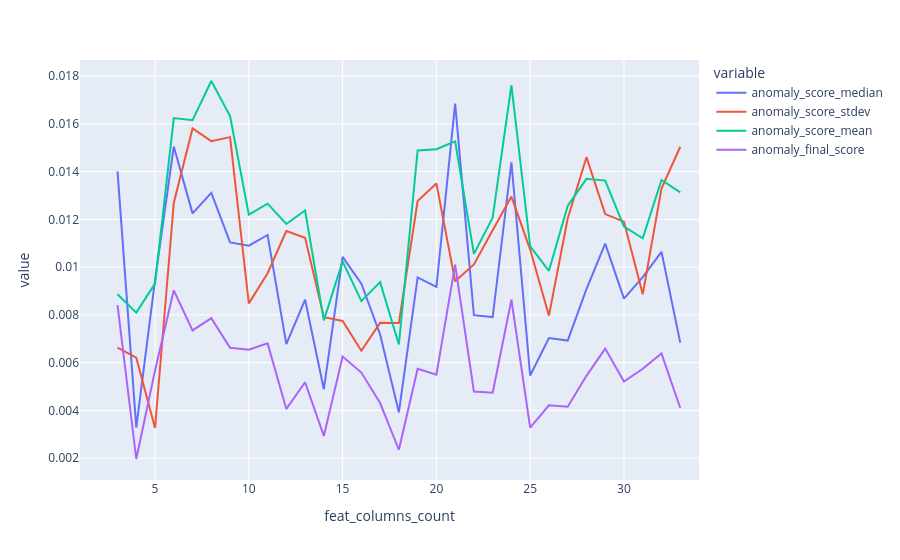

The cell this chart's notebook holds for it:
### Code cell
px.line(anomaly_aggs_df, x='feat_columns_count', y=['anomaly_score_median', 'anomaly_score_stdev', 'anomaly_score_mean', 'anomaly_final_score']).show()

### Figure 1 — Plotly figure (JSON) as saved in the notebook; plotly's stock layout.template omitted (floating-point values rounded to 4 significant figures)
{"data": [{"hovertemplate": "variable=anomaly_score_median<br>feat_columns_count=%{x}<br>value=%{y}<extra></extra>", "legendgroup": "anomaly_score_median", "line": {"color": "#636efa", "dash": "solid"}, "marker": {"symbol": "circle"}, "mode": "lines", "name": "anomaly_score_median", "orientation": "v", "showlegend": true, "type": "scatter", "x": [34, 1, 2, 3, 4, 5, 6, 7, 8, 9, 10, 11, 12, 13, 14, 15, 16, 17, 18, 19, 20, 21, 22, 23, 24, 25, 26, 27, 28, 29, 30, 31, 32, 33], "xaxis": "x", "y": [0.01135, NaN, NaN, 0.01401, 0.00328, 0.009453, 0.01505, 0.01225, 0.01311, 0.01104, 0.0109, 0.01135, 0.006774, 0.008637, 0.00489, 0.01043, 0.009311, 0.007184, 0.003925, 0.009569, 0.009169, 0.01685, 0.007992, 0.007911, 0.01439, 0.005464, 0.007031, 0.006926, 0.009083, 0.01098, 0.008681, 0.00958, 0.01064, 0.006842], "yaxis": "y"}, {"hovertemplate": "variable=anomaly_score_stdev<br>feat_columns_count=%{x}<br>value=%{y}<extra></extra>", "legendgroup": "anomaly_score_stdev", "line": {"color": "#EF553B", "dash": "solid"}, "marker": {"symbol": "circle"}, "mode": "lines", "name": "anomaly_score_stdev", "orientation": "v", "showlegend": true, "type": "scatter", "x": [34, 1, 2, 3, 4, 5, 6, 7, 8, 9, 10, 11, 12, 13, 14, 15, 16, 17, 18, 19, 20, 21, 22, 23, 24, 25, 26, 27, 28, 29, 30, 31, 32, 33], "xaxis": "x", "y": [0.01183, NaN, NaN, 0.006632, 0.00621, 0.003267, 0.01269, 0.01581, 0.01527, 0.01544, 0.008483, 0.009745, 0.01151, 0.01123, 0.007909, 0.007749, 0.006499, 0.007669, 0.007666, 0.01277, 0.01351, 0.009411, 0.01011, 0.01155, 0.01295, 0.01074, 0.007969, 0.01204, 0.0146, 0.01222, 0.0119, 0.008862, 0.01329, 0.01504], "yaxis": "y"}, {"hovertemplate": "variable=anomaly_score_mean<br>feat_columns_count=%{x}<br>value=%{y}<extra></extra>", "legendgroup": "anomaly_score_mean", "line": {"color": "#00cc96", "dash": "solid"}, "marker": {"symbol": "circle"}, "mode": "lines", "name": "anomaly_score_mean", "orientation": "v", "showlegend": true, "type": "scatter", "x": [34, 1, 2, 3, 4, 5, 6, 7, 8, 9, 10, 11, 12, 13, 14, 15, 16, 17, 18, 19, 20, 21, 22, 23, 24, 25, 26, 27, 28, 29, 30, 31, 32, 33], "xaxis": "x", "y": [0.01347, NaN, NaN, 0.008868, 0.008095, 0.009314, 0.01624, 0.01615, 0.01779, 0.01633, 0.0122, 0.01266, 0.01181, 0.01237, 0.007771, 0.01024, 0.008577, 0.009374, 0.006761, 0.01489, 0.01493, 0.01527, 0.01056, 0.01207, 0.01762, 0.01087, 0.009847, 0.01256, 0.0137, 0.01362, 0.0117, 0.01121, 0.01365, 0.01313], "yaxis": "y"}, {"hovertemplate": "variable=anomaly_final_score<br>feat_columns_count=%{x}<br>value=%{y}<extra></extra>", "legendgroup": "anomaly_final_score", "line": {"color": "#ab63fa", "dash": "solid"}, "marker": {"symbol": "circle"}, "mode": "lines", "name": "anomaly_final_score", "orientation": "v", "showlegend": true, "type": "scatter", "x": [34, 1, 2, 3, 4, 5, 6, 7, 8, 9, 10, 11, 12, 13, 14, 15, 16, 17, 18, 19, 20, 21, 22, 23, 24, 25, 26, 27, 28, 29, 30, 31, 32, 33], "xaxis": "x", "y": [0.006809, NaN, NaN, 0.008405, 0.001968, 0.005672, 0.009029, 0.007351, 0.007864, 0.006621, 0.00654, 0.006808, 0.004065, 0.005182, 0.002934, 0.006258, 0.005587, 0.00431, 0.002355, 0.005741, 0.005501, 0.01011, 0.004795, 0.004746, 0.008635, 0.003279, 0.004219, 0.004156, 0.00545, 0.00659, 0.005209, 0.005748, 0.006385, 0.004105], "yaxis": "y"}], "layout": {"legend": {"title": {"text": "variable"}, "tracegroupgap": 0}, "margin": {"t": 60}, "xaxis": {"anchor": "y", "domain": [0, 1], "title": {"text": "feat_columns_count"}}, "yaxis": {"anchor": "x", "domain": [0, 1], "title": {"text": "value"}}}}
